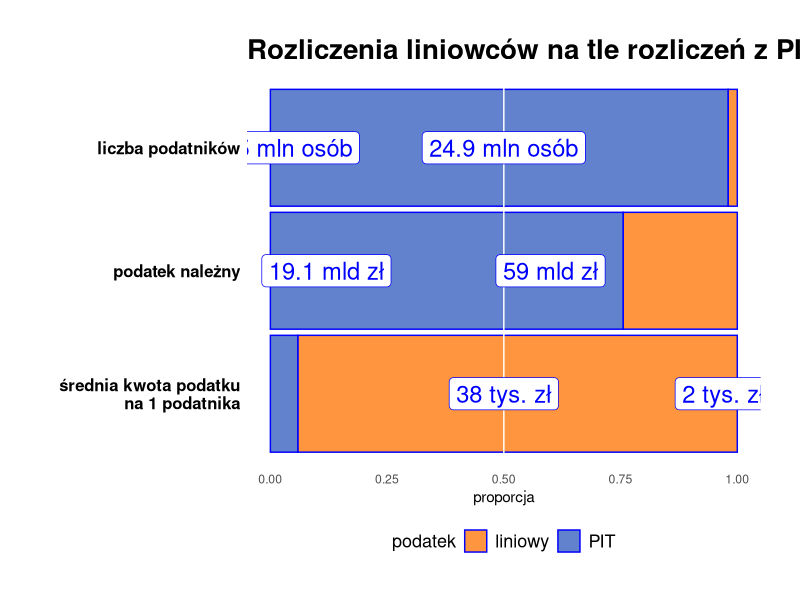

Reproduce this figure in R.
## ---- chunk 1
knitr::opts_chunk$set(echo = TRUE)
## ---- chunk 2

dane1 <- data.frame(co = c("liczba podatników", "podatek należny", "średnia kwota podatku\n na 1 podatnika",
                           "liczba podatników", "podatek należny", "średnia kwota podatku\n na 1 podatnika"),
                   liczby = c(502.6*1000, 19.1*1000000000, 19.1*1000000000/(502.6*1000), 
                              24.9*1000000, 59*1000000000, 59*1000000000/(24.9*1000000)),
                   ktore = c("liniowy", "liniowy", "liniowy", "PIT", "PIT", "PIT"))

library(ggplot2)

dane1$co<- factor(dane1$co, levels = c( "średnia kwota podatku\n na 1 podatnika","podatek należny","liczba podatników"), ordered = T)

p <- ggplot(data=dane1, aes(x=co, y=liczby, fill=ktore)) +
   geom_bar(stat="identity", position = "fill", width = 0.95, color="blue") +coord_flip()+
   geom_abline(slope=0, intercept = 0.5, colour="white")+
   scale_fill_manual("podatek", values=c('#FF963F','#6282CD'))+
   theme(legend.position="bottom", axis.ticks=element_blank(), 
         panel.background=element_rect(fill="white"), panel.grid.minor=element_blank(),  
         plot.background=element_rect(fill="white"),
         plot.margin=unit(c(1,1,1,1),"cm"),
         plot.title = element_text(size = 20, face = "bold", colour = "black"),
         axis.text.y = element_text(size = 12, face = "bold", colour = "black"), 
         legend.title = element_text(size = 13 ),
         legend.text = element_text(size=13))+
   geom_label(aes(label = c("59 mld zł","19.1 mld zł","24.9 mln osób", "0.5 mln osób","38 tys. zł","2 tys. zł" ), 
                 y=c(0.6, 0.12, 0.5,0.03,0.5, 0.97), 
                 x = c(2,2,3,3,1,1), colour="white"), inherit.aes = F, show.legend = F, colour="blue", size=6)+
   labs(title="Rozliczenia liniowców na tle rozliczeń z PIT na rok 2015", y = "proporcja",x="")
  
## ---- chunk 3
p
